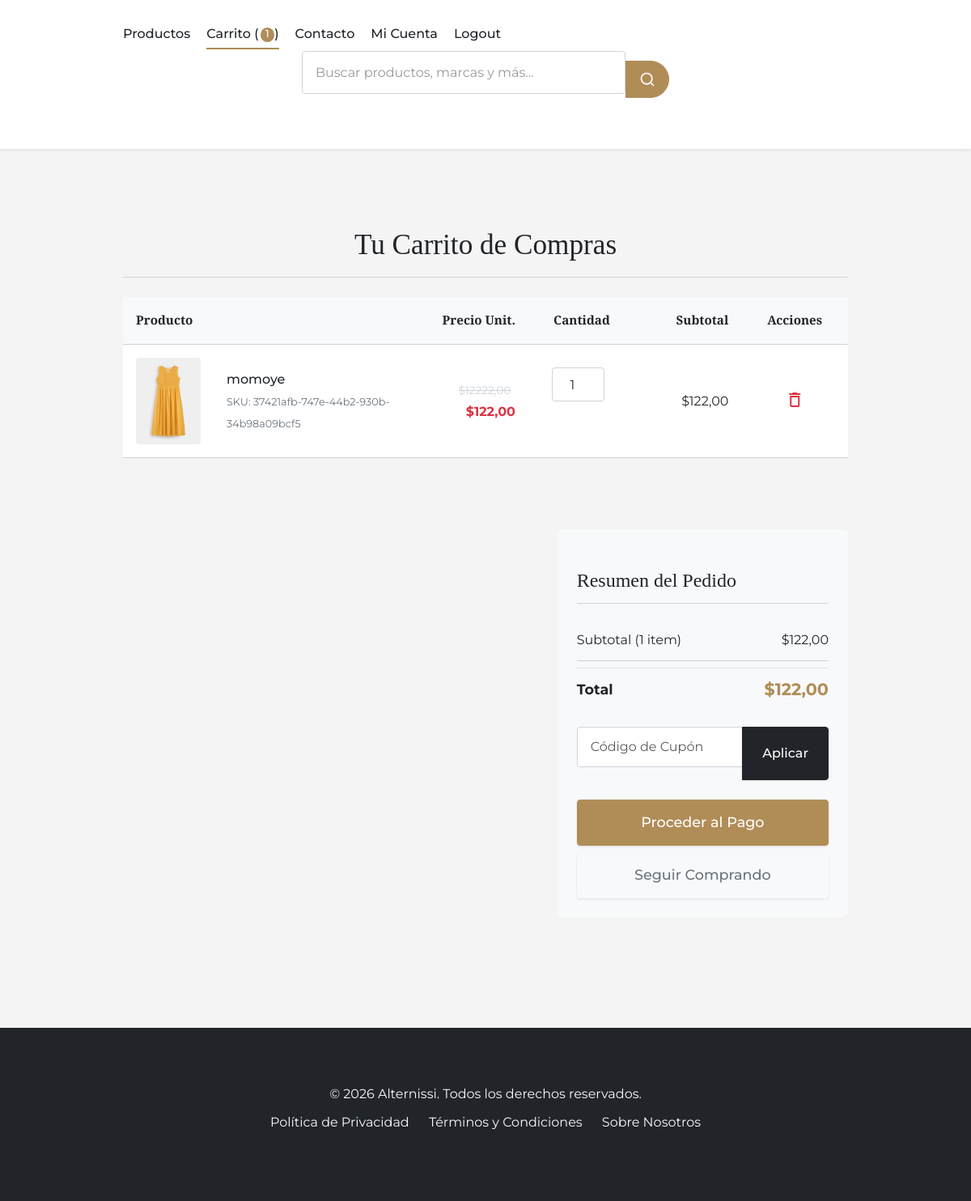
/carrito/ (signed in), run on an earlier commit of the app's database.
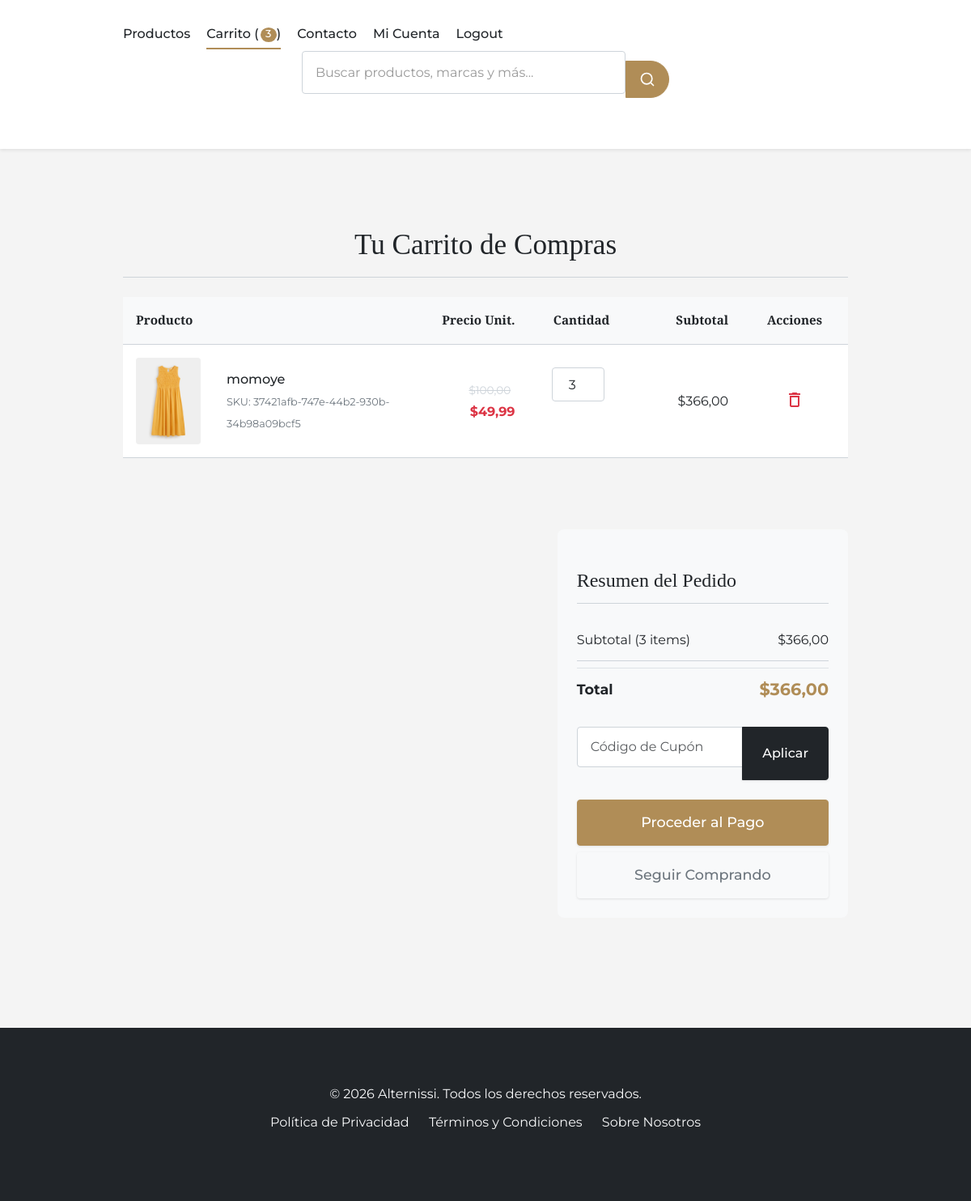
And on a later commit of the database.
### post/models.py (models this page shows, shortened)
class ItemCarrito(models.Model):
    carrito = models.ForeignKey(
        'Carrito', # Ahora Carrito está antes, así que esto es seguro.
        related_name='items',
        on_delete=models.CASCADE
    )
    producto = models.ForeignKey(
        Producto, # Producto está antes, seguro.
        on_delete=models.CASCADE
    )
    cantidad = models.PositiveIntegerField(default=1)
    precio = models.DecimalField(max_digits=12, decimal_places=2)
    creado = models.DateTimeField(auto_now_add=True)
    actualizado = models.DateTimeField(auto_now=True)
    class Meta:
        unique_together = ('carrito', 'producto')
        verbose_name = 'ítem de carrito'
        verbose_name_plural = 'ítems de carrito'
    @property
    def subtotal(self):
        return self.precio * self.cantidad

class TimeStampedModel(models.Model):
    creado = models.DateTimeField(auto_now_add=True, db_index=True)
    actualizado = models.DateTimeField(auto_now=True)
    class Meta:
        abstract = True

class Producto(TimeStampedModel):
    class Talla(models.TextChoices):
        XS = 'XS', 'Extra Small'
        S = 'S', 'Small'
        M = 'M', 'Medium'
        L = 'L', 'Large'
        XL = 'XL', 'Extra Large'
        XXL = 'XXL', 'Extra Extra Large'
        U = 'U', 'Única'
    class Genero(models.TextChoices):
        HOMBRE = 'H', 'Hombre'
        MUJER = 'M', 'Mujer'
        UNISEX = 'U', 'Unisex'
        NINO = 'N', 'Niño'
    nombre = models.CharField(max_length=200)
    slug = models.SlugField(max_length=200, unique=True, allow_unicode=True)
    sku = models.CharField(max_length=50, unique=True, editable=False, default=generar_sku)
    descripcion = models.TextField()
    caracteristicas = models.JSONField(default=dict, blank=True)  # Django 5.0+ feature
    precio = models.DecimalField(max_digits=12, decimal_places=2)
    precio_descuento = models.DecimalField(
        max_digits=12,
        decimal_places=2,
        blank=True,
        null=True,
        help_text="Si se especifica, será el precio mostrado como oferta."
    )
    categoria = models.ForeignKey(
        Categoria,
        related_name='productos',
        on_delete=models.PROTECT
    )
    marca = models.ForeignKey(
        Marca,
        related_name='productos',
        on_delete=models.SET_NULL,
        null=True,
        blank=True
    )
    talla = models.CharField(
        max_length=4,
        choices=Talla.choices,
        default=Talla.U
    )
    genero = models.CharField(
        max_length=1,
        choices=Genero.choices,
        default=Genero.UNISEX
    )
    color = models.CharField(max_length=50)
    material = models.CharField(max_length=100)
    stock = models.PositiveIntegerField()
    disponible = models.BooleanField(default=True)
    destacado = models.BooleanField(default=False)
    nuevo = models.BooleanField(default=False)
    etiquetas = models.ManyToManyField('EtiquetaProducto', blank=True)
    class Meta:
        ordering = ['-creado']
        indexes = [
            models.Index(fields=['nombre']),
            models.Index(fields=['precio']),
            models.Index(fields=['disponible']),
            models.Index(fields=['destacado']),
            models.Index(fields=['nuevo']),
            models.Index(fields=['categoria', 'disponible']),
        ]
        constraints = [
            models.CheckConstraint(
                check=Q(precio__gte=0),
                name='precio_positivo'
            ),
            models.CheckConstraint(
                check=Q(precio_descuento__isnull=True) | Q(precio_descuento__lt=F('precio')),
                name='descuento_valido'
            ),
        ]
    def get_absolute_url(self):
        return reverse('tienda:detalle_producto', args=[self.id, self.slug])
    @property
    def tiene_descuento(self):
        return self.precio_descuento is not None and self.precio_descuento < self.precio
    @property
    def precio_actual(self):
        return self.precio_descuento if self.tiene_descuento else self.precio

class Carrito(models.Model):
    cliente = models.OneToOneField(
        Cliente,
        on_delete=models.CASCADE,
        null=True,
        blank=True,
        related_name='carrito'
    )
    session_key = models.CharField(max_length=40, blank=True, db_index=True)
    creado = models.DateTimeField(auto_now_add=True)
    actualizado = models.DateTimeField(auto_now=True)
    cupon = models.ForeignKey(
        Cupon,
        on_delete=models.SET_NULL,
        null=True,
        blank=True
    )
    class Meta:
        indexes = [
            models.Index(fields=['session_key']),
        ]
    @property
    def total_items(self):
        return self.items.aggregate(total=Sum('cantidad'))['total'] or 0
    @property
    def subtotal(self):
        return sum(item.subtotal for item in self.items.all())
    @property
    def total(self):
        return self.get_total()
    def get_total(self, cliente_actual=None): # cliente_actual puede ser self.cliente
        s_total = self.subtotal # Cachear para evitar múltiples llamadas a la property
        descuento_aplicado = 0
        if cliente_actual is None and self.cliente:
            cliente_actual = self.cliente
        if self.cupon and self.cupon.es_valido(cliente=cliente_actual, subtotal=s_total):
            descuento_aplicado = self.cupon.aplicar_descuento(s_total)
        return s_total - descuento_aplicado
    @property
    def descuento_aplicado(self): # Para mostrar en el template, cliente_actual se infiere de self.cliente
        cliente_para_validacion = self.cliente # Puede ser None si es un carrito de sesión
        if self.cupon and self.cupon.es_valido(cliente=cliente_para_validacion, subtotal=self.subtotal):
            return self.cupon.aplicar_descuento(self.subtotal)
        return 0

class ImagenProducto(TimeStampedModel):
    producto = models.ForeignKey(
        Producto,
        related_name='imagenes',
        on_delete=models.CASCADE
    )
    imagen = models.ImageField(
        upload_to='productos/',
        help_text="Imagen del producto (recomendado 800x800px)"
    )
    orden = models.PositiveIntegerField(default=0)
    principal = models.BooleanField(default=False)
    alt_text = models.CharField(
        max_length=125,
        blank=True,
        help_text="Texto alternativo para accesibilidad (SEO)"
    )
    class Meta:
        ordering = ['orden']
        verbose_name = 'imagen de producto'
        verbose_name_plural = 'imágenes de producto'
        constraints = [
            models.UniqueConstraint(
                fields=['producto', 'principal'],
                condition=Q(principal=True),
                name='unica_imagen_principal'
            )
        ]

### post/views.py (the view)
# urls.py: path('carrito/', views.VerCarritoView.as_view(), name='ver_carrito'),
class VerCarritoView(CartMixin, TemplateView):
    template_name = 'post/carrito.html' # Corregido
    def get_context_data(self, **kwargs):
        context = super().get_context_data(**kwargs)
        cart = self.get_cart()
        context['carrito'] = cart
        return context

### post/context_processors.py (called while the page is built)
def tienda_config_processor(request):
    config = ConfiguracionTienda.obtener_configuracion()
    moneda_simbolo_global = '$'
    if config and hasattr(config, 'simbolo_moneda') and config.simbolo_moneda:
        moneda_simbolo_global = config.simbolo_moneda
    return {
        'tienda_config': config,
        'moneda_simbolo_global': moneda_simbolo_global
    }

### post/models.py (called while the page is built)
    @classmethod
    def obtener_configuracion(cls):
        return cls.objects.filter(activo=True).first()

### post/templates/post/carrito.html (shortened to what the changed rows need)
{% extends "post/base.html" %}
{% load static %}
{% block content %}
<div class="container cart-page-container">
    <div class="cart-page-header">
        <h2>Tu Carrito de Compras</h2>
    </div>
    {% if carrito and carrito.items.all %}
        <div class="table-responsive mb-4">
            <table class="cart-table table align-middle">
                <thead>
                    <tr>
                        <th scope="col" style="width: 10%;">Producto</th>
                        <th scope="col" style="width: 30%;"></th>
                        <th scope="col" style="width: 15%; text-align: right;">Precio Unit.</th>
                        <th scope="col" style="width: 15%; text-align: center;">Cantidad</th>
                        <th scope="col" style="width: 15%; text-align: right;">Subtotal</th>
                        <th scope="col" style="width: 15%; text-align: center;">Acciones</th>
                    </tr>
                </thead>
                <tbody>
                    {% for item in carrito.items.all %}
                        <tr>
                            <td data-label="Producto" class="cart-item-image">
                                <a href="{{ item.producto.get_absolute_url }}">
                                {% if item.producto.imagenes.first %}
                                    <img src="{{ item.producto.imagenes.first.imagen.url }}" alt="{{ item.producto.nombre }}">
                                {% else %}
                                    <img src="{% static 'post/images/placeholder.png' %}" alt="Imagen no disponible">
                                {% endif %}
                                </a>
                            </td>
                            <td data-label="Nombre" class="cart-item-name">
                                <a href="{{ item.producto.get_absolute_url }}">{{ item.producto.nombre }}</a>
                                {% if item.producto.sku %}<br><small class="variation-info">SKU: {{ item.producto.sku }}</small>{% endif %}
                            </td>
                            <td data-label="Precio" class="item-price" style="text-align: right;">
                                {% if item.producto.tiene_descuento %}
                                    <span class="original-price">${{ item.producto.precio }}</span>
                                    <span class="current-price discounted">${{ item.producto.precio_actual }}</span>
                                {% else %}
                                    <span class="current-price">${{ item.producto.precio }}</span>
                                {% endif %}
                            </td>
                            <td data-label="Cantidad" class="cart-item-actions" style="text-align: center;">
                                <form action="{% url 'tienda:actualizar_item_carrito' item_id=item.id %}" method="post" class="d-inline-flex align-items-center justify-content-center update-item-form">
                                    <input type="number" name="cantidad" value="{{ item.cantidad }}" min="1"
                                           {% if item.producto.stock %}max="{{ item.producto.stock }}"{% endif %}
                                           aria-label="Cantidad para {{ item.producto.nombre }}">
                                </form>
                            </td>
                            <td data-label="Subtotal" class="item-subtotal" style="text-align: right;">
                                ${{ item.subtotal }}
                            </td>
                            <td data-label="Acciones" class="cart-item-actions" style="text-align: center;">
                                <form action="{% url 'tienda:eliminar_item_carrito' item_id=item.id %}" method="post" class="d-inline">
                                    <button type="submit" class="btn-remove-item" title="Eliminar {{ item.producto.nombre }} del carrito"
                                            onclick="return confirm('¿Estás seguro de que quieres eliminar este producto del carrito?');">
                                        <span class="material-icons">delete_outline</span>
                                    </button>
                                </form>
                            </td>
                        </tr>
                    {% endfor %}
                </tbody>
            </table>
        </div>
        <div class="row justify-content-end mt-4">
            <div class="col-md-6 col-lg-5">
                <div class="cart-summary">
                    <h4>Resumen del Pedido</h4>
                    <ul class="list-group list-group-flush">
                        <li class="list-group-item d-flex justify-content-between align-items-center">
                            <span>Subtotal (<span id="cart-item-count">{{ carrito.total_items }}</span> item{{ carrito.total_items|pluralize }})</span>
                            <span id="cart-subtotal-value">${{ carrito.subtotal }}</span>
                        </li>
                        <li class="list-group-item d-flex justify-content-between align-items-center mt-2 pt-2 border-top">
                            <span class="total-label">Total</span>
                            <span id="cart-total-value" class="total-value">${{ carrito.total }}</span>
                        </li>
                    </ul>
                    {% if not carrito.cupon %}
                    <form action="{% url 'tienda:aplicar_cupon' %}" method="post" class="mt-3 coupon-form">
                        <div class="input-group">
                            <input type="text" name="codigo" class="form-control" placeholder="Código de Cupón" aria-label="Código de Cupón">
                            <button type="submit" class="btn btn-secondary">Aplicar</button>
                        </div>
                    </form>
                    {% endif %}
                    <div class="d-grid gap-2 mt-4 cart-page-actions">
                        <a href="{% url 'tienda:checkout' %}" class="btn btn-primary btn-lg">Proceder al Pago</a>
                        <a href="{% url 'tienda:lista_productos' %}" class="btn btn-outline-secondary">Seguir Comprando</a>
                    </div>
                </div>
            </div>
        </div>
    {% endif %}
</div>
{% endblock %}

What changed in the data, as far as the page shows it:
changed ItemCarrito "momoye": producto.precio "12222,00" → "100,00"; producto.precio_actual "122,00" → "49,99"; cantidad "1" → "3"; subtotal "122,00" → "366,00"
changed through a linked row, Carrito: total_items "1" → "3"; subtotal "122,00" → "366,00"; total "122,00" → "366,00"
Also different on the page:
{{ global_cart_items|default:0 }}: "1" → "3"
